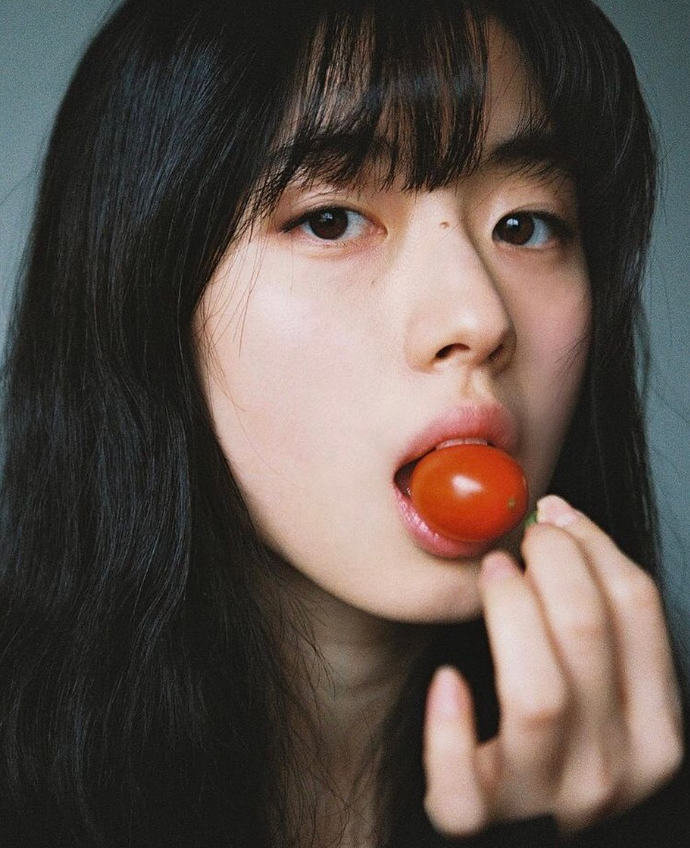
#> input picture hpwink.png, 690 x 848 px
$ python colorspaces.py
#> lines starting #> are read from the running program, lines starting #| are printed output that depends on the picture
import cv2 as cv
import matplotlib.pyplot as plt


img = cv.imread("hpwink.png")
#> img is the input picture: shape (848, 690, 3); mean B, G, R 74, 80.2, 91.7

# plt.imshow(img)
# plt.show()

cv.imshow("g", img)

# BGR to grayscale
gray = cv.cvtColor(img, cv.COLOR_BGR2GRAY)
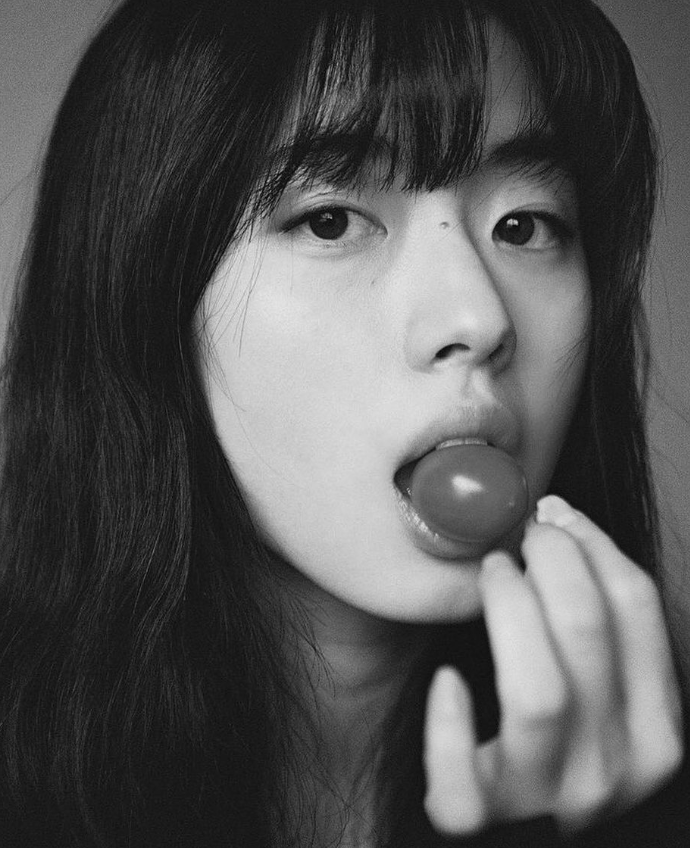
#> gray: shape (848, 690); min 4, max 230, mean 82.9
cv.imshow("gray", gray)

# BGR to HSV
hsv = cv.cvtColor(img, cv.COLOR_BGR2HSV)
#> hsv: shape (848, 690, 3); mean H, S, V 31.8, 53.2, 94.4
cv.imshow("hsv", hsv)

# BGR to L a b
lab = cv.cvtColor(img, cv.COLOR_BGR2LAB)
#> lab: shape (848, 690, 3); mean of channels 0, 1, 2 85.7, 131.5, 133.5
cv.imshow("lab", lab)

# BGR to RGB
rgb = cv.cvtColor(img, cv.COLOR_BGR2RGB)
# plt.imshow(rgb)
# plt.show()
cv.imshow("RGB", rgb)

cv.waitKey(0)
